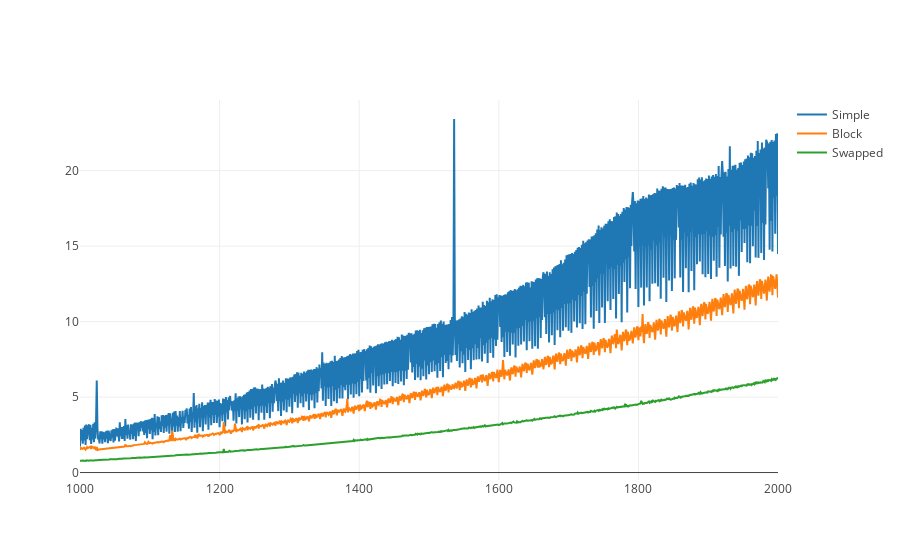

The notebook cell this image was saved under:
### Code cell
trace0 = go.Scatter(
    x=df.index,
    y=df.Simple,
    name='Simple'
)
trace1 = go.Scatter(
    x=df.index,
    y=df.Block,
    name='Block'
)
trace2 = go.Scatter(
    x=df.index,
    y=df.Swapped,
    name='Swapped'
)
iplot([trace0, trace1, trace2], show_link=False)

### Figure 1 — Plotly figure (JSON) as saved in the notebook; plotly's stock layout.template omitted (floating-point values rounded to 4 significant figures; data arrays with more than 128 entries replaced by an {"elided": "..."} marker saying what was removed)
{"data": [{"name": "Simple", "type": "scatter", "x": {"elided": "1001 int values"}, "y": {"elided": "1001 float values"}}, {"name": "Block", "type": "scatter", "x": {"elided": "1001 int values"}, "y": {"elided": "1001 float values"}}, {"name": "Swapped", "type": "scatter", "x": {"elided": "1001 int values"}, "y": {"elided": "1001 float values"}}], "layout": {}}
